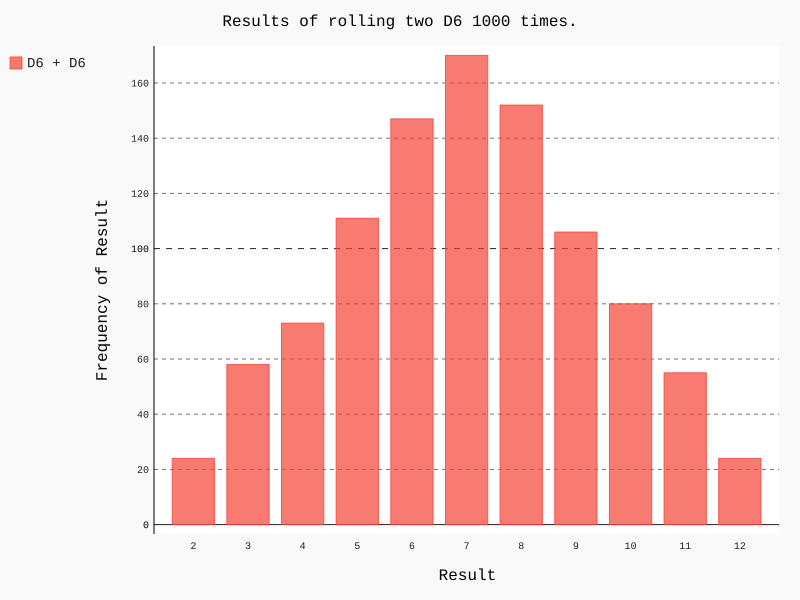

Generate this figure with Python:
import pygal
from die import Die

#创建两个D6骰子
die_1 = Die()
die_2 = Die()

#掷几次骰子，并将结果存储在一个列表中
results = []
for roll_num in range(1000):
    result = die_1.roll() + die_2.roll()
    results.append(result)
    
#分析结果
frequencies = []
max_result = die_1.num_sides + die_2.num_sides
for value in range(2, max_result+1):
    frequency = results.count(value)
    frequencies.append(frequency)
    
#对结果进行可视化
hist = pygal.Bar()

hist.title = "Results of rolling two D6 1000 times."
hist.x_labels = []
for label in range(2, max_result+1):
    hist.x_labels.append(label)
hist.x_title = "Result"
hist.y_title = "Frequency of Result"

hist.add('D6 + D6', frequencies)
hist.render_to_file('dice_visual.svg')
